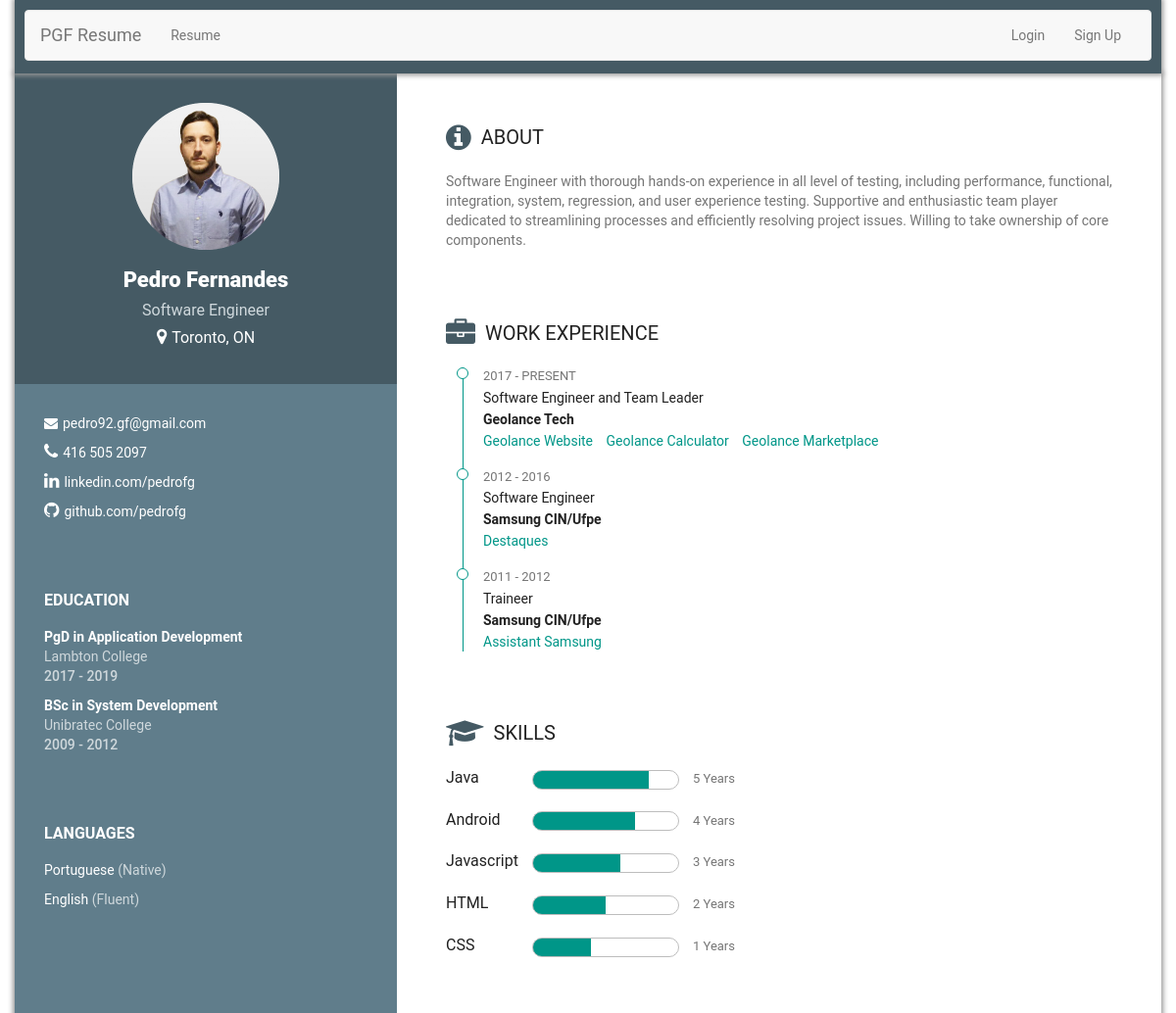
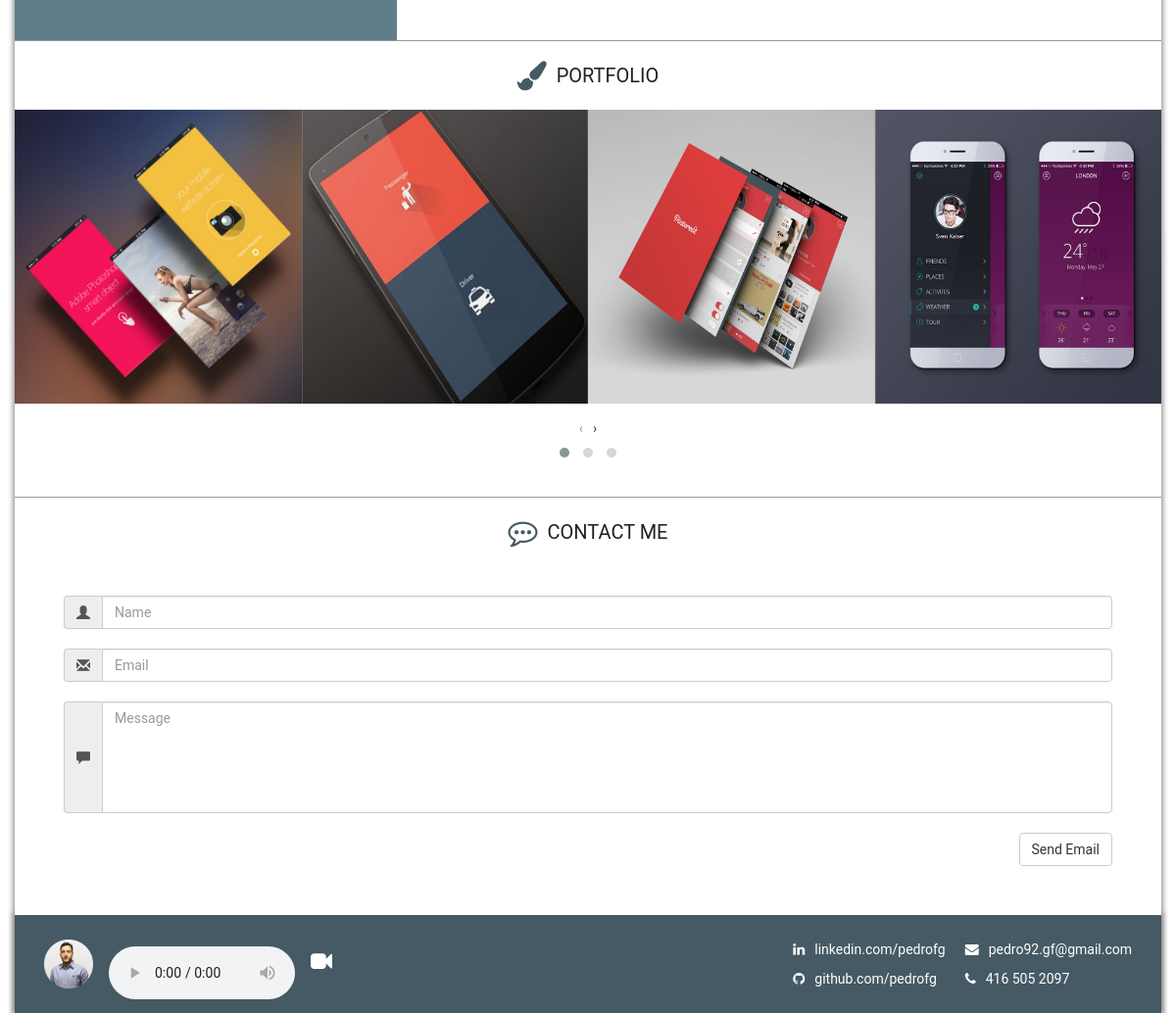
The page / on the database its author committed (2 pictures, top to bottom).
### tables this page shows
CREATE TABLE `profile` (
  `id` int(11) NOT NULL,
  `name` varchar(100) NOT NULL,
  `occupation` varchar(100) NOT NULL,
  `city` varchar(100) NOT NULL,
  `state` varchar(100) NOT NULL,
  `email` varchar(100) NOT NULL,
  `phone` varchar(100) NOT NULL,
  `linkedin` varchar(100) NOT NULL,
  `github` varchar(100) NOT NULL,
  `about` text NOT NULL,
  `img_location` varchar(100) DEFAULT NULL
);

CREATE TABLE `education` (
  `id` int(11) NOT NULL,
  `name` varchar(100) NOT NULL,
  `level` varchar(100) NOT NULL,
  `institution` varchar(100) NOT NULL,
  `date_start` datetime NOT NULL,
  `date_end` datetime DEFAULT NULL
);

CREATE TABLE `language` (
  `id` int(11) NOT NULL,
  `name` varchar(100) NOT NULL,
  `level` varchar(50) DEFAULT NULL
);

CREATE TABLE `work` (
  `id` int(11) NOT NULL,
  `date_start` datetime NOT NULL,
  `date_end` datetime DEFAULT NULL,
  `position` varchar(50) DEFAULT NULL,
  `company` varchar(50) DEFAULT NULL
);

CREATE TABLE `work_link` (
  `id` int(11) NOT NULL,
  `work_id` int(11) DEFAULT NULL,
  `link` varchar(200) NOT NULL,
  `name` varchar(100) NOT NULL
);

CREATE TABLE `skill` (
  `id` int(11) NOT NULL,
  `name` varchar(50) DEFAULT NULL,
  `years` int(11) DEFAULT NULL
);

CREATE TABLE `portfolio` (
  `id` int(11) NOT NULL,
  `img_location` varchar(100) NOT NULL
);

### database/database.php (called while the page is built, shortened)
<?php
class Database {
    private $host      = "localhost";
    private $user      = "root";
    private $pass      = "";
    private $dbname    = "resumedb";
    private $dbh;
    public function __construct() {
        $dsn = 'mysql:host=' . $this->host . ';dbname=' . $this->dbname;
        $options = array(
            PDO::ATTR_PERSISTENT    => true,
            PDO::ATTR_ERRMODE       => PDO::ERRMODE_EXCEPTION
        );
        try{
            $this->dbh = new PDO($dsn, $this->user, $this->pass, $options);
        }
        catch(PDOException $e){
            $this->error = $e->getMessage();
        }
    }
    public static function getInstance() {
        static $inst = null;
        if ($inst === null) {
            $inst = new Database();
        }
        return $inst;
    }
    public function query($query) {
      $sth = $this->dbh->prepare($query);
      $sth->execute();
      return $sth->fetchAll();
    }
}
?>

### index.php (the view)
<?php include_once 'header.php' ?>
<div class="row">
  <section class="left-section col-md-4">
    <div class="profile-container">
      <img class="profile" src="<?php echo $IMG_PATH.$img_profile ?>" alt="" />
      <p class="name"><?php echo $name ?></p>
      <p class="tagline"><?php echo $occupation ?></p>
      <p class="tagline location"><i class="fa fa-map-marker"></i><a href="http://maps.google.com/?q=M4K2S6" target="_blank"><?php echo $city ?>, <?php echo $state ?></a></p>
    </div>
    <div class="contact-container">
      <p class="email"><i class="fa fa-envelope"></i><?php echo $email ?></p>
      <p class="phone"><i class="fa fa-phone"></i><?php echo $phone ?></p>
      <p class="linkedin"><i class="fa fa-linkedin"></i><a href="<?php echo $linkedin ?>" target="_blank">linkedin.com/pedrofg</a></p>
      <p class="github"><i class="fa fa-github"></i><a href="<?php echo $github ?>" target="_blank">github.com/pedrofg</a></p>
    </div>
    <div class="education-container">
      <p class="title">EDUCATION</p>
      <?php
        $educations = $db->query('SELECT * FROM education');
        foreach ($educations as $education) :
          $date_start = date("Y", strtotime($education['date_start']));
          $date_end = date("Y", strtotime($education['date_end']));
      ?>
          <p class="education-name"><?php echo $education['level'] ?> in <?php echo $education['name'] ?></p>
          <p class="education-school"><?php echo $education['institution'] ?></p>
          <p class="education-year"><?php echo $date_start ?> - <?php echo $date_end ?></p>
      <?php endforeach; ?>
    </div>
    <div class="language-container">
      <p class="title">Languages</p>
      <?php
        $languages = $db->query('SELECT * FROM language');
        foreach ($languages as $language) :
      ?>
          <p class="language-name"><?php echo $language['name'] ?> <span class="language-level">(<?php echo $language['level'] ?>)</span></p>
      <?php endforeach; ?>
    </div>
  </section>
  <section class="right-section col-md-8">
    <div class="about-container">
      <p class="right-title"><i class="fa fa-info-circle"></i>About</p>
      <p class="about-text">
        <?php echo $about ?>
      </p>
    </div>
    <div class="work-container">
      <p class="right-title"><i class="fa fa-briefcase" aria-hidden="true"></i>Work Experience</p>
      <ul class="work-ul">
        <?php
          $works = $db->query('SELECT * FROM work');
          foreach ($works as $work) :
            $date_start = date("Y", strtotime($work['date_start']));
            if (isset($work['date_end'])) {
              $date_end = date("Y", strtotime($work['date_end']));
            } else {
              $date_end = 'PRESENT';
            }
        ?>
            <li class="work-li">
              <div class="work-circle"></div>
              <p class="work-date"><?php echo $date_start ?> - <?php echo $date_end ?></p>
              <p class="work-position"><?php echo $work['position'] ?></p>
              <p class="work-company"><?php echo $work['company'] ?></p>
                <?php
                  $work_links = $db->query('SELECT * FROM work_link WHERE work_id = '.$work['id']);
                  foreach ($work_links as $link) :
                ?>
                  <a class="work-project" target="_blank" href="<?php echo $link['link'] ?>"><?php echo $link['name'] ?></a>
                <?php endforeach; ?>
            </li>
        <?php endforeach; ?>
      </ul>
    </div>
    <div class="skills-container">
      <p class="right-title"><i class="fa fa-graduation-cap"></i>Skills</p>
      <?php
        $skills = $db->query('SELECT * FROM skill ORDER BY years DESC');
        foreach ($skills as $skill) :
      ?>
        <div class="skill">
          <p class="skill-name"><?php echo $skill['name'] ?></p>
          <div class="skill-progress years-<?php echo $skill['years'] ?>">
          </div>
          <span class="skill-year"><?php echo $skill['years'] ?> Years</span>
        </div>
      <?php endforeach; ?>
    </div>
  </section>
</div>
<div class="row">
  <section class="bottom-section col-md-12">
    <p class="bottom-title"><i class="fa fa-paint-brush" aria-hidden="true"></i>Portfolio</p>
    <div class="owl-carousel owl-theme">
      <?php
        $portfolios = $db->query('SELECT * FROM portfolio');
        foreach ($portfolios as $portfolio) :
      ?>
        <img class="profile" src="<?php echo $IMG_PATH.$portfolio['img_location'] ?>" alt="" />
      <?php endforeach; ?>
    </div>
  </section>
</div>
<div class="row">
  <section class="bottom-section col-md-12" style="margin-top: 30px;">
    <p class="bottom-title"><i class="fa fa-commenting-o" aria-hidden="true"></i>Contact Me</p>
    <form id="form-contact" action="mailto:<?php echo $email ?>" target="_blank" enctype="text/plain" method="post" style="margin: 50px;">
      <div class="input-group">
        <span class="input-group-addon"><i class="glyphicon glyphicon-user"></i></span>
        <input id="input-name" type="text" class="form-control" name="name" maxlength="100" placeholder="Name">
      </div>
      <div class="input-group">
        <span class="input-group-addon"><i class="glyphicon glyphicon-envelope"></i></span>
        <input id="input-email" type="text" class="form-control" name="email" maxlength="100" placeholder="Email">
      </div>
      <div class="input-group">
        <span class="input-group-addon"><i class="glyphicon glyphicon-comment"></i></span>
        <textarea id="input-message" class="form-control" rows="5" placeholder="Message" maxlength="500" name="message" style="resize: none;"></textarea>
      </div>
      <div class="form-group text-right">
        <button type="submit" class="btn btn-default float-right">Send Email</button>
      </div>
    </form>
  </section>
</div>
<?php include_once 'footer.php' ?>

### header.php (shortened to what this page needs)
<?php
  require_once 'database/database.php';
  $db = Database::getInstance();
  $profile = $db->query('SELECT * FROM profile WHERE id = 1')[0];
  $name = $profile['name'];
  $occupation = $profile['occupation'];
  $city = $profile['city'];
  $state = $profile['state'];
  $email = $profile['email'];
  $phone = $profile['phone'];
  $linkedin = $profile['linkedin'];
  $github = $profile['github'];
  $about = $profile['about'];
  $img_profile = $profile['img_location'];
  $IMG_PATH = 'resources/images/';
?>
<!DOCTYPE html>
<html>
<head>
  <link rel="stylesheet" href="https://maxcdn.bootstrapcdn.com/bootstrap/3.3.7/css/bootstrap.min.css">
  <link rel="stylesheet" href="https://cdn.datatables.net/1.10.16/css/dataTables.bootstrap.min.css">
  <link rel="stylesheet" href="https://cdn.datatables.net/responsive/2.2.0/css/responsive.dataTables.min.css">
  <link rel="stylesheet" href="https://cdnjs.cloudflare.com/ajax/libs/bootstrap-datepicker/1.7.1/css/bootstrap-datepicker.min.css">
  <link rel="stylesheet" href="https://maxcdn.bootstrapcdn.com/font-awesome/4.7.0/css/font-awesome.min.css">
  <link rel="stylesheet" href="https://cdnjs.cloudflare.com/ajax/libs/OwlCarousel2/2.2.1/assets/owl.carousel.min.css">
  <link rel="stylesheet" href="https://cdnjs.cloudflare.com/ajax/libs/OwlCarousel2/2.2.1/assets/owl.theme.default.min.css">
  <link rel="stylesheet" href="style/style.css">
</head>
<body>
  <div class="container">
    <header>
      <?php include_once 'navbar.php'; ?>
    </header>

### navbar.php (shortened to what this page needs)
<?php
$isLoggedIn = false;
$user = User::getInstance();
?>
<nav class="navbar navbar-default">
  <div class="container-fluid">
    <div class="navbar-header">
      <a class="navbar-brand" href="index.php">PGF Resume</a>
    </div>
    <div id="navbar" class="navbar-collapse collapse">
      <ul class="nav navbar-nav">
        <li><a href="index.php">Resume</a></li>
      </ul>
      <ul class="nav navbar-nav navbar-right">
        <?php if ($isLoggedIn) : ?>
          <li><p class="navbar-text">Hello! <?php echo $user->email ?></p></li>
          <li><a id="logout-btn" style="cursor: pointer;">Logout</a></li>
        <?php else : ?>
          <li><a id="login-btn" style="cursor: pointer;">Login</a></li>
          <li><a id="sign-up-btn" style="cursor: pointer;">Sign Up</a></li>
        <?php endif; ?>
      </ul>
    </div>
  </div>
</nav>

### footer.php (shortened to what this page needs)
    <footer>
      <img class="footer-profile" src="<?php echo $IMG_PATH.$img_profile ?>" alt="" />
      <audio class="footer-audio" src="resources/resume.mp3" controls></audio>
      <span class="footer-btn-video"><i class="fa fa-video-camera" aria-hidden="true" data-toggle="modal" data-target="#modal-video"></i></span>
      <div class="div-contact">
        <p class="email"><i class="fa fa-envelope"></i><?php echo $email ?></p>
        <p class="phone"><i class="fa fa-phone"></i><?php echo $phone ?></p>
      </div>
      <div class="div-contact">
        <p class="linkedin"><i class="fa fa-linkedin"></i><a href="<?php echo $linkedin ?>" target="_blank">linkedin.com/pedrofg</a></p>
        <p class="github"><i class="fa fa-github"></i><a href="<?php echo $github ?>" target="_blank">github.com/pedrofg</a></p>
      </div>
    </footer>
  </div>
</body>
</html>

### rows shown on the page
profile: img_location (picture), name "Pedro Fernandes", occupation "Software Engineer", city "Toronto", state "ON", email "pedro92.gf@gmail.com", phone "416 505 2097", about "Software Engineer with thorough hands-on experience in all level of testing, including performance, functional, integration, system, regression, and user experience testing. Supportive and enthusiastic team player dedicated to streamlining processes and efficiently resolving project issues. Willing to take ownership of core components."
education: level "PgD", name "Application Development", institution "Lambton College", date_start "2017", date_end "2019"
education: level "BSc", name "System Development", institution "Unibratec College", date_start "2009", date_end "2012"
language: name "Portuguese", level "Native"
language: name "English", level "Fluent"
work: date_start "2017", date_end "PRESENT", position "Software Engineer and Team Leader", company "Geolance Tech"
work_link: name "Geolance Website"
work_link: name "Geolance Calculator"
work_link: name "Geolance Marketplace"
work: date_start "2012", date_end "2016", position "Software Engineer", company "Samsung CIN/Ufpe"
work_link: name "Destaques"
work: date_start "2011", date_end "2012", position "Traineer", company "Samsung CIN/Ufpe"
work_link: name "Assistant Samsung"
skill: name "Java", years "5"
skill: name "Android", years "4"
skill: name "Javascript", years "3"
skill: name "HTML", years "2"
skill: name "CSS", years "1"
portfolio: img_location (picture)
portfolio: img_location (picture)
portfolio: img_location (picture)
portfolio: img_location (picture)
